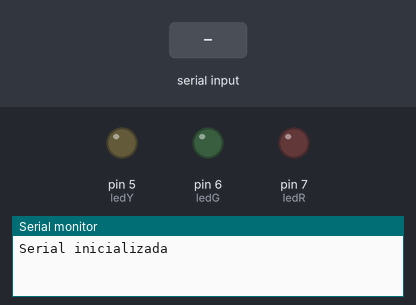
A sketch run on a simulated Arduino Uno, built with avr-gcc and run on an emulated ATmega328P. Parts: output pins drawn as LEDs (lit = HIGH), the last lines printed to the serial monitor. The inputs (shaded band) are chosen by the test bench.

Above: at 1.2 s.
1.3 s: "agua" received over Serial
At 3.1 s:
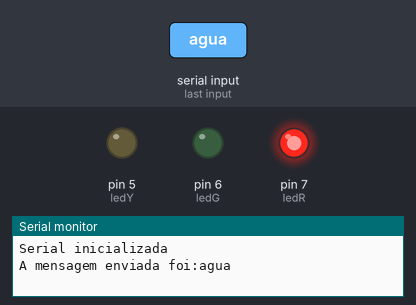
4.3 s: "suco" received over Serial
At 6.0 s:
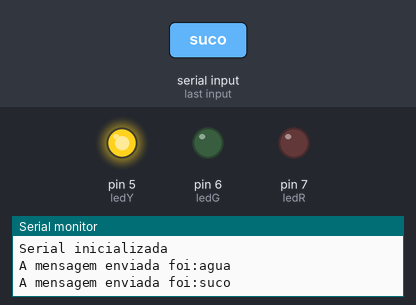
7.3 s: "refrigerante" received over Serial
At 8.6 s:
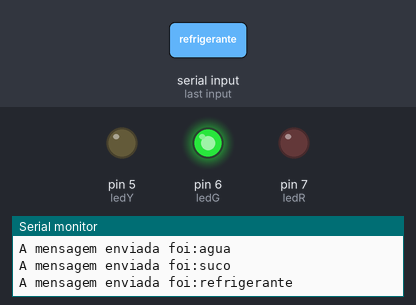
Timing chart, 0 to 10.8 s (numbered marks = the images above; inputs shaded):
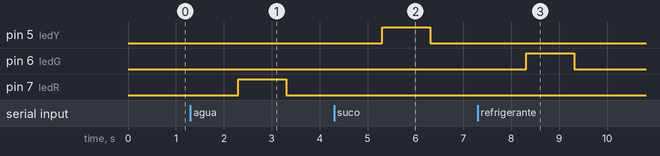

The sketch:

3_atv_sistemas_embarcados_Victoria_2021.2.ino
```cpp
// C++ code
//
#define ledR 7
#define ledG 6
#define ledY 5

String palavra = "";
void setup()
{
  pinMode(ledR,OUTPUT);
  pinMode(ledG,OUTPUT);
  pinMode(ledY,OUTPUT);
  Serial.begin(9600);
  Serial.println("Serial inicializada");
}

void loop()
{
  if(Serial.available())
  {
    palavra = Serial.readString();
    Serial.print("A mensagem enviada foi:");
    Serial.println(palavra);
    if(palavra == "agua"){
      digitalWrite(ledR,1);
    }else if(palavra == "suco"){
      digitalWrite(ledY,1);
    }else if(palavra == "refrigerante"){
      digitalWrite(ledG,1);
    }
    delay(1000);

  }else{
    digitalWrite(ledR,0);
    digitalWrite(ledG,0);
    digitalWrite(ledY,0);
  }
}
```

Measured:
- after the input at 1.3 s, pin 7 (ledR): LOW → HIGH after 1.0 s, → LOW 1.0 s later
- after the input at 4.3 s, pin 5 (ledY): LOW → HIGH after 1.0 s, → LOW 1.0 s later
- after the input at 7.3 s, pin 6 (ledG): LOW → HIGH after 1.0 s, → LOW 1.0 s later
